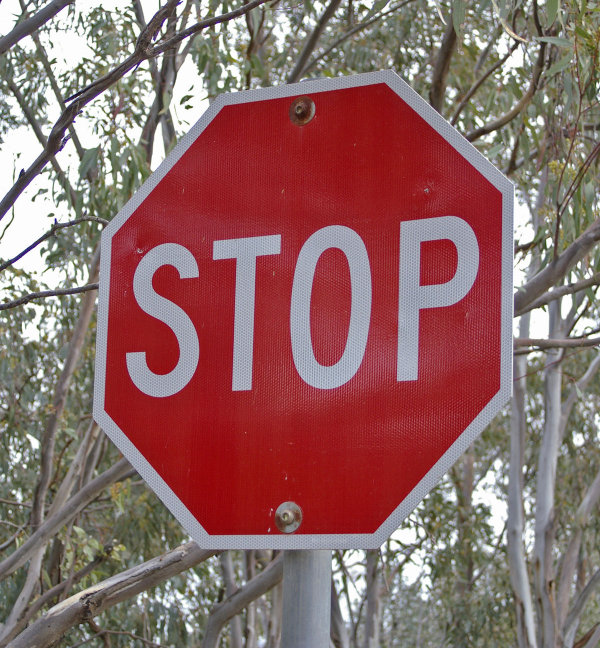
#> input picture a-stop-sign.jpg, 1200 x 1296 px (shown at 1/2 size)
$ python -i preprocessor.py   (imports and definitions only)
#> lines starting #> are read from the running program, lines starting #| are printed output that depends on the picture; after the words box and inside, x2 and y2 are one past the last pixel; in counts of white or black regions, pixels touching at a corner belong together
#> further down, picture is the input picture: shape (1296, 1200, 3); mean B, G, R 103.4, 105.3, 141.2
from operator import mul
import cv2 as cv
import numpy as np
from scipy.signal import convolve2d as conv2d
from skimage.feature import hog
from skimage.transform import resize
from skimage import restoration

# [8 lines left out: function hist_normalize, not called in this run]

def color_filter(img: np.ndarray) -> np.ndarray:
    if len(img.shape) > 2:
        img_hsv = cv.cvtColor(img, cv.COLOR_BGR2HSV)
#> img_hsv: shape (1296, 1200, 3); mean H, S, V 86.2, 87.6, 145.8
        lower_bound = np.array([0, 0, 0], dtype=np.uint8)
        upper_bound = np.array([150, 255, 255], dtype=np.uint8)
        mask = cv.inRange(img_hsv, lower_bound, upper_bound)
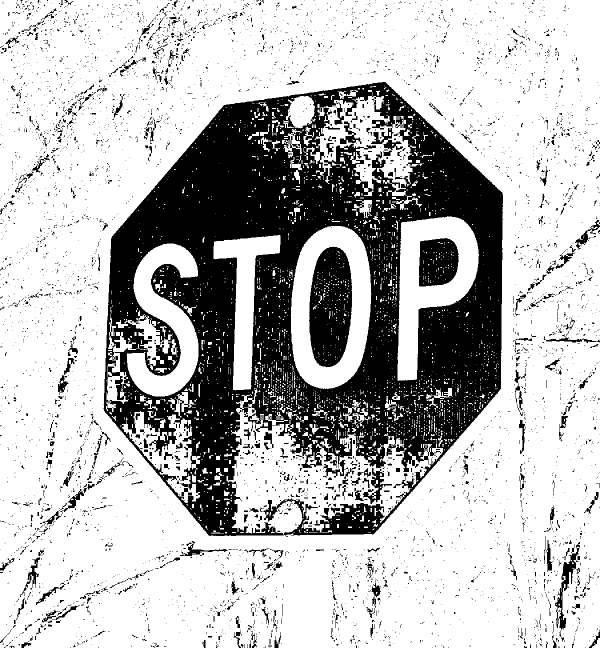
#> mask: shape (1296, 1200) (shown at 1/2 size); 73% white; 5569 black regions (5102 under 20 px), largest, box (x1, y1, x2, y2) and area: (207, 164, 1006, 1072) 345064, (618, 493, 704, 735) 16128, (838, 476, 918, 573) 6393
        img = cv.bitwise_and(img, img, mask=mask)
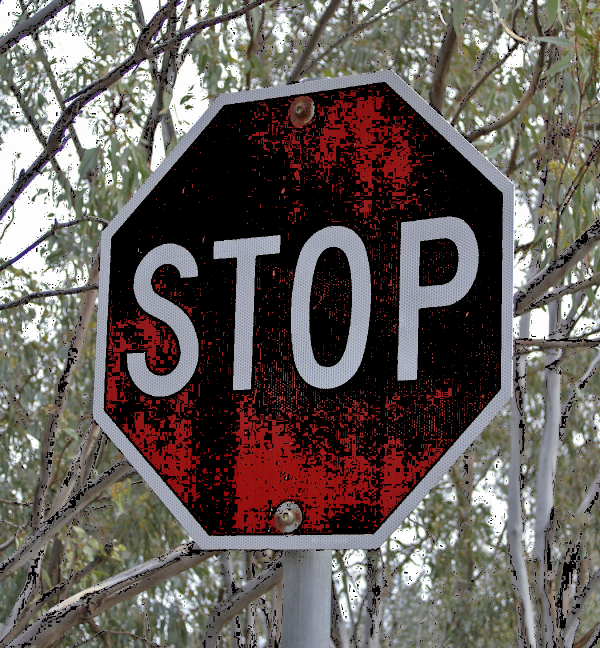
#> img: shape (1296, 1200, 3) (shown at 1/2 size); mean B, G, R 89.8, 93.7, 101.7
        img = cv.cvtColor(img, cv.COLOR_BGR2GRAY)
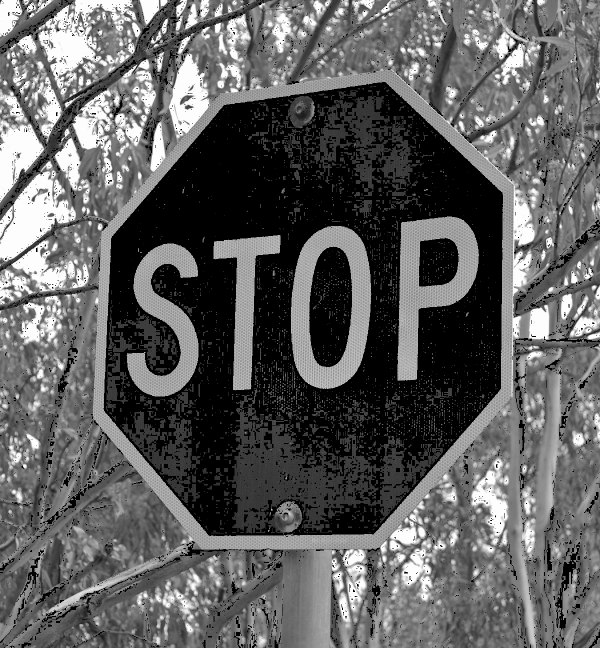
#> img: shape (1296, 1200) (shown at 1/2 size); min 0, max 255, mean 95.7
    return img

# [37 lines left out: functions sharpening, thresholding, hog_descriptor, hough_circling, not called in this run]

>>> import cv2
>>> picture = cv2.imread('a-stop-sign.jpg')
>>> result = color_filter(picture)
